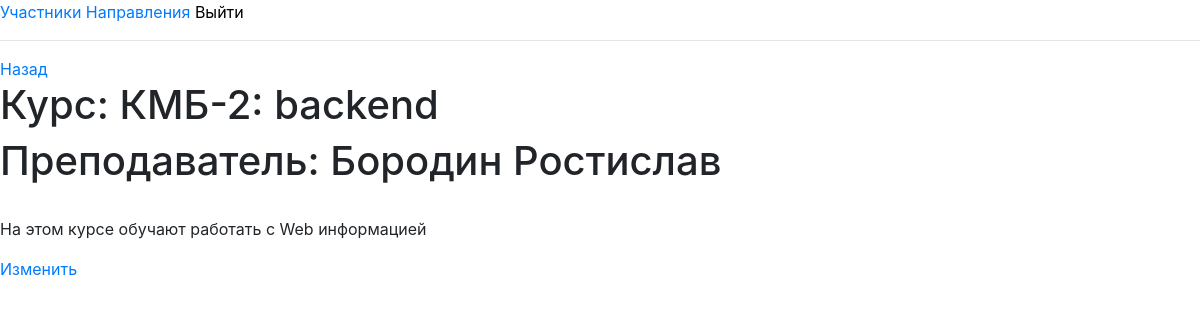
The app's page /course?id=1 (signed in) with its own data.
### crm/models.py (models this page shows, shortened)
class Course(models.Model):
    name = models.CharField(max_length=255)
    teacher = models.CharField(max_length=100)
    about = models.TextField(max_length=255, null=True)

### crm/views.py (the view)
# urls.py: path('course', course),
def course(request):
    if not request.user.is_authenticated:
        return redirect('/login')
    id = request.GET.get('id')
    course = Course.objects.get(pk=id)
    return render(request, 'course.html', {'course': course})

### crm/templates/course.html (shortened to what this page needs)
<head>
    <link rel="stylesheet" href="https://stackpath.bootstrapcdn.com/bootstrap/4.3.1/css/bootstrap.min.css">
</head>
{% extends 'courses.html' %}
{% block content %}
<a href="/courses">Назад</a>
<h1>Курс: {{ course.name }}</h1>
<h1>Преподаватель: {{ course.teacher }}</h1>
<br>
<p>
    {{ course.about }}
</p>
<a href="/editcourse?id={{ course.id }}">Изменить</a>
{% endblock %}

### records on screen
Course: name "КМБ-2: backend", teacher "Бородин Ростислав", about "На этом курсе обучают работать с Web информацией"
